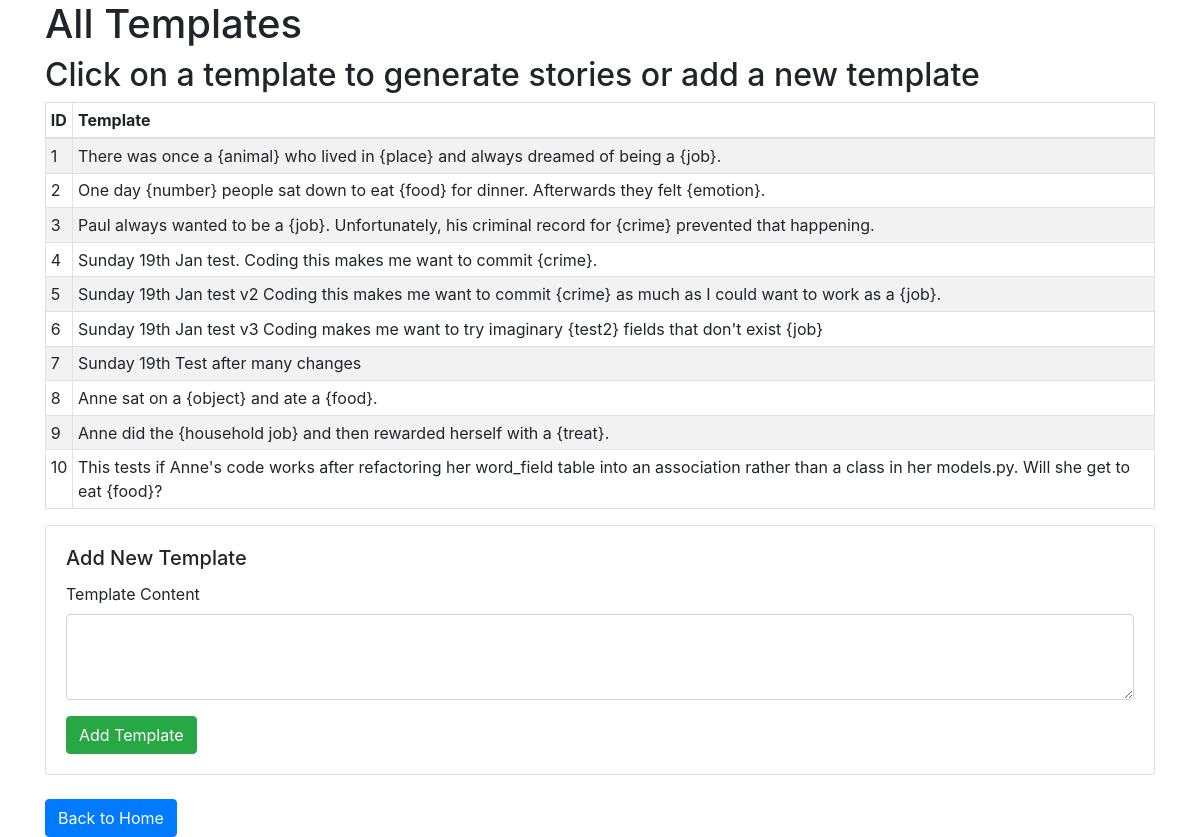
The page /see_all_templates on the database as committed earlier.
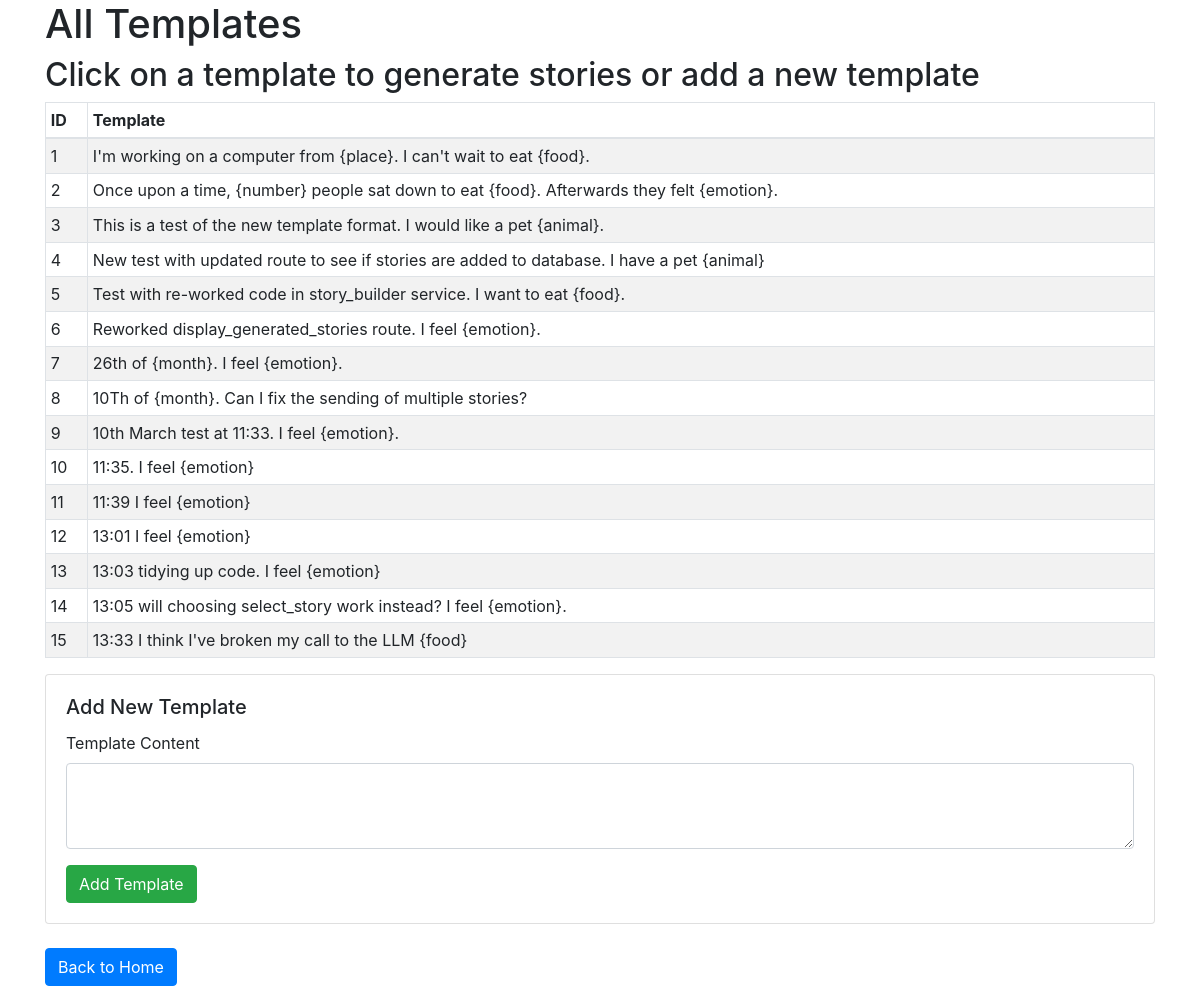
The same page on the database as committed later.
### app/models.py (models this page shows, shortened)
class Template(db.Model):
    __tablename__ = 'template'
    template_id = db.Column(db.Integer, primary_key=True, autoincrement=True)
    content = db.Column(db.Text, nullable=False)

### app/routes.py (the view)
@bp.route('/see_all_templates')
def see_all_templates():
    templates = story_builder_service.get_all_templates()
    return render_template('see_all_templates.html', templates=templates)

### app/services/story_builder_service.py (called while the page is built)
def get_all_templates():
    return db.session.query(Template).all()

### app/templates/see_all_templates.html (shortened to what this page needs)
<!DOCTYPE html>
<html lang="en">
<head>
    <link rel="stylesheet" href="{{ url_for('static', filename='css/static.css') }}">
    <link rel="stylesheet" href="https://stackpath.bootstrapcdn.com/bootstrap/4.5.2/css/bootstrap.min.css">
</head>
<body>
    <div class="container">
        <h1>All Templates</h1>
        <h2>Click on a template to generate stories or add a new template</h2>
        <table class="table table-striped table-bordered table-hover table-sm">
            <thead>
                <tr>
                    <th>ID</th>
                    <th>Template</th>
                </tr>
            </thead>
            <tbody>
                {% for template in templates %}
                    <tr class="clickable-row">
                        <form action="{{ url_for('main.generate_stories') }}" method="POST">
                            <td>{{ template.template_id }}</td>
                            <td>{{ template.content }}</td>
                        </form>
                    </tr>
                {% endfor %}
            </tbody>
        </table>
         <div class="card mb-4">
            <div class="card-body">
                <h5 class="card-title">Add New Template</h5>
                <form action="{{ url_for('main.add_template') }}" method="POST">
                    <div class="form-group">
                        <label for="template_content">Template Content</label>
                        <textarea class="form-control" id="template_content" name="template_content" rows="3" required></textarea>
                    </div>
                    <button type="submit" class="btn btn-success">Add Template</button>
                </form>
            </div>
        </div>
        <a href="{{ url_for('main.index') }}" class="btn btn-primary">Back to Home</a>
    </div>
</body>
</html>

Rows that differ between the two databases and show on the page:
changed Template id 1: content "There was once a {animal} who lived in {place} and always dreamed of being a {job}." → "I'm working on a computer from {place}. I can't wait to eat {food}."
changed Template id 2: content "One day {number} people sat down to eat {food} for dinner. Afterwards they felt {emotion}." → "Once upon a time, {number} people sat down to eat {food}. Afterwards they felt {emotion}."
changed Template id 3: content "Paul always wanted to be a {job}. Unfortunately, his criminal record for {crime} prevented that happening." → "This is a test of the new template format. I would like a pet {animal}."
changed Template id 4: content "Sunday 19th Jan test. Coding this makes me want to commit {crime}." → "New test with updated route to see if stories are added to database. I have a pet {animal}"
changed Template id 5: content "Sunday 19th Jan test v2 Coding this makes me want to commit {crime} as much as I could want to work as a {job}." → "Test with re-worked code in story_builder service. I want to eat {food}."
changed Template id 6: content "Sunday 19th Jan test v3 Coding makes me want to try imaginary {test2} fields that don't exist {job}" → "Reworked display_generated_stories route. I feel {emotion}."
changed Template id 7: content "Sunday 19th Test after many changes" → "26th of {month}. I feel {emotion}."
changed Template id 8: content "Anne sat on a {object} and ate a {food}." → "10Th of {month}. Can I fix the sending of multiple stories?"
changed Template id 9: content "Anne did the {household job} and then rewarded herself with a {treat}." → "10th March test at 11:33. I feel {emotion}."
changed Template id 10: content "This tests if Anne's code works after refactoring her word_field table into an association rather than a class in her models.py. Will she get to eat {food}?" → "11:35. I feel {emotion}"
added Template: template_id "11", content "11:39 I feel {emotion}"
added Template: template_id "12", content "13:01 I feel {emotion}"
added Template: template_id "13", content "13:03 tidying up code. I feel {emotion}"
added Template: template_id "14", content "13:05 will choosing select_story work instead? I feel {emotion}."
added Template: template_id "15", content "13:33 I think I've broken my call to the LLM {food}"
